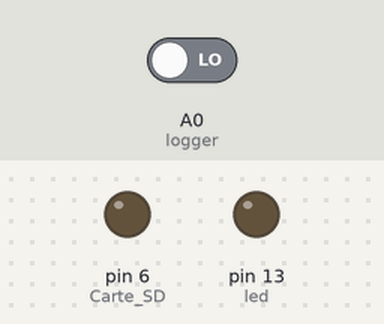
Simulated run of this sketch. Board: Arduino Uno, built with avr-gcc and run on an emulated ATmega328P. Shown: output pins drawn as LEDs (lit = HIGH). The test bench sets the inputs (shaded band); at power-on: A0 (logger) LOW. The local clock reads 2024-03-15 10:24:30 at power-on unless the sketch sets it; storage starts empty; what the sketch prints to the serial monitor is not drawn.

Above: at 5.2 s.
5.3 s: A0 (logger) driven HIGH
At 5.6 s:
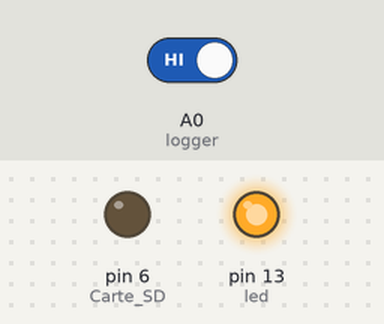
6.8 s: A0 (logger) driven LOW
At 8.1 s:
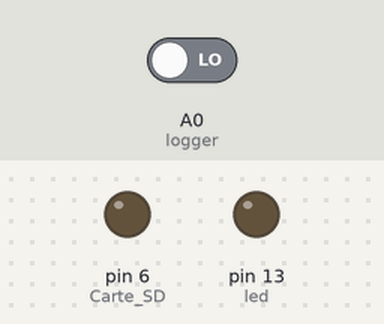
Timing chart, 0 to 9.8 s (numbered marks = the images above; inputs shaded):
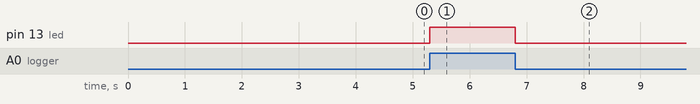

Measured:
- after the input at 5.3 s, pin 13 (led): LOW → HIGH at once
- after the input at 6.8 s, pin 13 (led): HIGH → LOW at once

The sketch:

photo_log.ino
```cpp
// Temps par horloge RTC
#include <TimeLib.h>
#include <Wire.h>
#include <DS1307RTC.h>  // a basic DS1307 library that returns time as a time_t

// Ecriture sur carte SD
#include <SPI.h> // Pour la communication SPI
#include <SD.h>  // Pour la communication avec la carte SD TODO changer de librairie

// Variables SD
File file_log;
bool SD_present = true;

// déclaration pour programme
int logger = A0;
int led = 13;

int counter = 0;

void setup() {
  pinMode(6, OUTPUT); // Carte SD
  pinMode(led, OUTPUT);
  pinMode(logger, INPUT);

  Serial.begin(115200);
  Serial.setTimeout(5);
  delay(4000);
  Serial.println();
  Serial.println(F("V0.1"));
  init_RTC();
  init_SD();

}

void loop() {
  // put your main code here, to run repeatedly:

  if (digitalRead(logger) == HIGH) {
    if (digitalRead(led) == HIGH) {
      digitalWrite(led, LOW);
    }
    else {
      digitalWrite(led, HIGH);
    }
    counter = counter + 1;
    while (digitalRead(logger) == HIGH) {
      delay(10);
    }
    if (SD_present) {
      file_log.print(now());
      file_log.print(F(";"));
      file_log.print(millis());
      file_log.print(F(";"));
      file_log.println(counter);
      file_log.flush();
      //Serial.print(F("SD")); // if DEBUG
      digitalWrite(led, LOW); // led est allumé si log non fait
    }
  }
}


void init_SD() {

  // Initialisation de la carte SD ------------------------------------------------

  const char* OUTPUT_FILENAME = "data.csv";
  const byte SDCARD_CS_PIN = A5; //Broche CS de la carte SD

  Serial.print(F("I_SD..."));
  Serial.println(SD.begin(SDCARD_CS_PIN));
  if (!SD.begin(SDCARD_CS_PIN)) {
    Serial.println(F("BUG_SD"));
    SD_present = false;
  }

  /* Ouvre le fichier de sortie en écriture */

  if (SD_present) {

    file_log = SD.open(OUTPUT_FILENAME, FILE_WRITE);
    if (!file_log) {
      Serial.println(F("BUG csv"));
    }
    /* Ajoute l'entête CSV si le fichier est vide */
    else if (file_log.size() == 0) {
      Serial.print(F("NEW log.csv..."));
      file_log.println(F("sec;milli;count")); // TODO
      file_log.flush();
    }
    else Serial.println(F("OK log.csv..."));

  }
}


void init_RTC() {
  // Initialisation de l'horloge ------------------------------------------

  Serial.print(F("I_RTC..."));

  setSyncProvider(RTC.get);   // the function to get the time from the RTC
  if (timeStatus() != timeSet)
    Serial.println(F("BUG RTC"));
  else
    Serial.println(F("OK RTC"));
}
```
